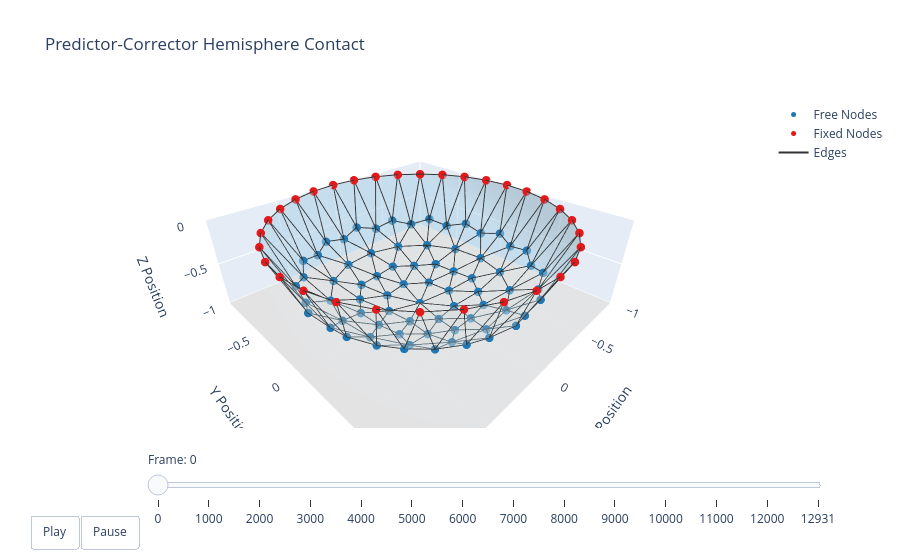

Here is the notebook cell this chart was saved with:
### Code cell
options = dismech.AnimationOptions(
    title='Predictor-Corrector Hemisphere Contact',
    # z_lim=(robot.env.ground_z + robot.env.ground_h - 1e-3,
    #        qs[:, 2::3].max() + 1e-3),
    plot_step=1000
)

fig = dismech.get_interactive_animation_plotly(robot, t_arr, qs, options)
fig.show()
